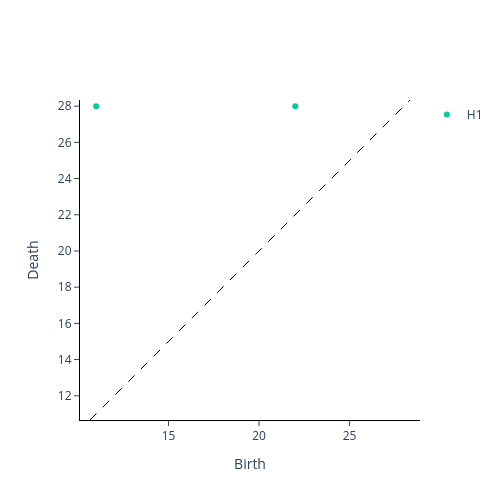

The cell this chart's notebook holds for it:
### Markdown cell above
### Persistence Diagram

### Code cell
cubical_persistence = CubicalPersistence(n_jobs=-1)
im8_cubical = cubical_persistence.fit_transform(im8_filtration)

cubical_persistence.plot(im8_cubical)

### Figure 1 — Plotly figure (JSON) as saved in the notebook; plotly's stock layout.template omitted (floating-point values rounded to 4 significant figures)
{"data": [{"hoverinfo": "none", "line": {"color": "black", "dash": "dash", "width": 1}, "mode": "lines", "showlegend": false, "type": "scatter", "x": [10.66, 28.34], "y": [10.66, 28.34]}, {"hoverinfo": "text", "hovertext": [], "mode": "markers", "name": "H0", "type": "scatter", "x": [], "y": []}, {"hoverinfo": "text", "hovertext": ["(11.0, 28.0)", "(22.0, 28.0)"], "mode": "markers", "name": "H1", "type": "scatter", "x": [11.0, 22.0], "y": [28.0, 28.0]}], "layout": {"height": 500, "plot_bgcolor": "white", "width": 500, "xaxis": {"autorange": false, "exponentformat": "e", "linecolor": "black", "linewidth": 1, "mirror": false, "range": [10.66, 28.34], "showexponent": "all", "showline": true, "side": "bottom", "ticks": "outside", "title": {"text": "Birth"}, "type": "linear", "zeroline": true}, "yaxis": {"autorange": false, "exponentformat": "e", "linecolor": "black", "linewidth": 1, "mirror": false, "range": [10.66, 28.34], "scaleanchor": "x", "scaleratio": 1, "showexponent": "all", "showline": true, "side": "left", "ticks": "outside", "title": {"text": "Death"}, "type": "linear", "zeroline": true}}}
